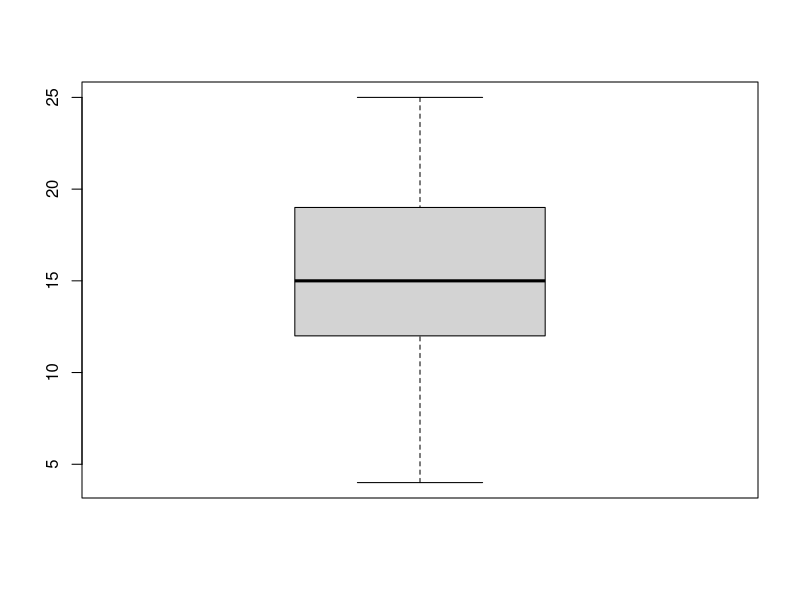
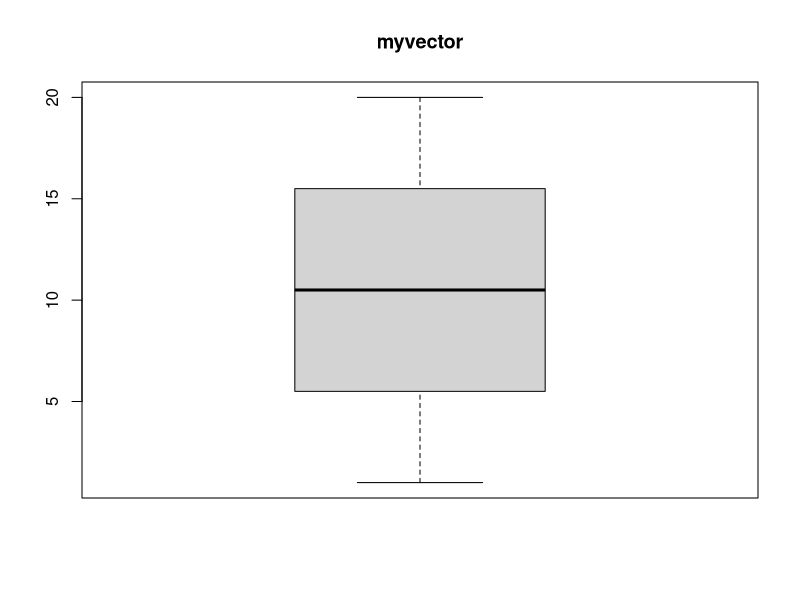
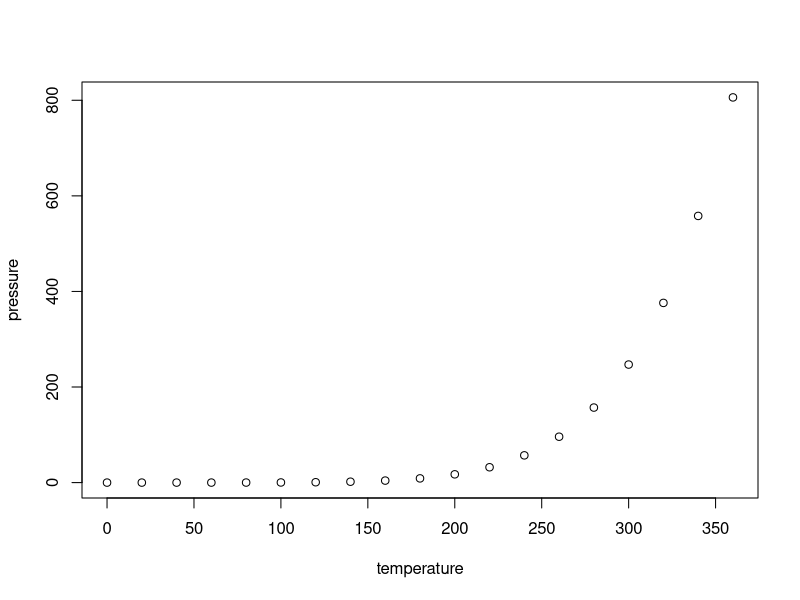

Write the R code that produced these figures, in order.
## ---- chunk 1
knitr::opts_chunk$set(echo = TRUE)
## ---- chunk 2
summary(cars)
## ---- chunk 3
boxplot(cars$speed)
## ---- chunk 4
vv <- rep (1:20,200)
summary (vv)
boxplot(vv,main = "myvector")
## ---- chunk 5
plot(pressure)
